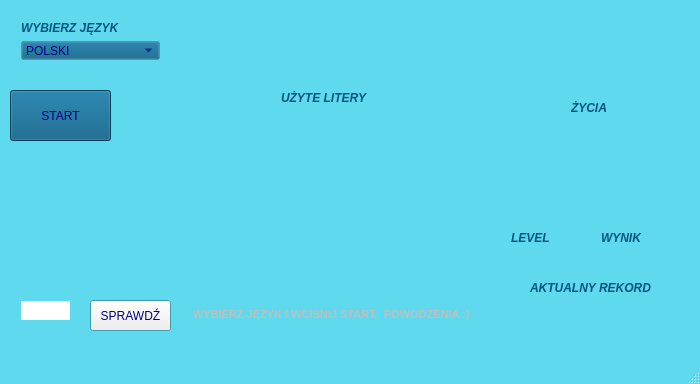
<?xml version="1.0" encoding="UTF-8"?>
<ui version="4.0">
 <class>MainWindow</class>
 <widget class="QMainWindow" name="MainWindow">
  <property name="enabled">
   <bool>true</bool>
  </property>
  <property name="geometry">
   <rect>
    <x>0</x>
    <y>0</y>
    <width>700</width>
    <height>384</height>
   </rect>
  </property>
  <property name="palette">
   <palette>
    <active>
     <colorrole role="Base">
      <brush brushstyle="SolidPattern">
       <color alpha="255">
        <red>255</red>
        <green>255</green>
        <blue>255</blue>
       </color>
      </brush>
     </colorrole>
     <colorrole role="Window">
      <brush brushstyle="SolidPattern">
       <color alpha="255">
        <red>95</red>
        <green>217</green>
        <blue>238</blue>
       </color>
      </brush>
     </colorrole>
     <colorrole role="Highlight">
      <brush brushstyle="SolidPattern">
       <color alpha="255">
        <red>66</red>
        <green>205</green>
        <blue>255</blue>
       </color>
      </brush>
     </colorrole>
    </active>
    <inactive>
     <colorrole role="Base">
      <brush brushstyle="SolidPattern">
       <color alpha="255">
        <red>255</red>
        <green>255</green>
        <blue>255</blue>
       </color>
      </brush>
     </colorrole>
     <colorrole role="Window">
      <brush brushstyle="SolidPattern">
       <color alpha="255">
        <red>95</red>
        <green>217</green>
        <blue>238</blue>
       </color>
      </brush>
     </colorrole>
     <colorrole role="Highlight">
      <brush brushstyle="SolidPattern">
       <color alpha="255">
        <red>66</red>
        <green>205</green>
        <blue>255</blue>
       </color>
      </brush>
     </colorrole>
    </inactive>
    <disabled>
     <colorrole role="Base">
      <brush brushstyle="SolidPattern">
       <color alpha="255">
        <red>95</red>
        <green>217</green>
        <blue>238</blue>
       </color>
      </brush>
     </colorrole>
     <colorrole role="Window">
      <brush brushstyle="SolidPattern">
       <color alpha="255">
        <red>95</red>
        <green>217</green>
        <blue>238</blue>
       </color>
      </brush>
     </colorrole>
     <colorrole role="Highlight">
      <brush brushstyle="SolidPattern">
       <color alpha="255">
        <red>51</red>
        <green>153</green>
        <blue>255</blue>
       </color>
      </brush>
     </colorrole>
    </disabled>
   </palette>
  </property>
  <property name="windowTitle">
   <string>Wisielec</string>
  </property>
  <property name="windowIcon">
   <iconset>
    <normaloff>:/image/icon.jpg</normaloff>:/image/icon.jpg</iconset>
  </property>
  <property name="iconSize">
   <size>
    <width>40</width>
    <height>40</height>
   </size>
  </property>
  <widget class="QWidget" name="centralWidget">
   <widget class="QPushButton" name="start">
    <property name="enabled">
     <bool>true</bool>
    </property>
    <property name="geometry">
     <rect>
      <x>10</x>
      <y>90</y>
      <width>101</width>
      <height>51</height>
     </rect>
    </property>
    <property name="palette">
     <palette>
      <active>
       <colorrole role="WindowText">
        <brush brushstyle="SolidPattern">
         <color alpha="255">
          <red>0</red>
          <green>85</green>
          <blue>127</blue>
         </color>
        </brush>
       </colorrole>
       <colorrole role="Button">
        <brush brushstyle="SolidPattern">
         <color alpha="255">
          <red>0</red>
          <green>85</green>
          <blue>127</blue>
         </color>
        </brush>
       </colorrole>
       <colorrole role="Text">
        <brush brushstyle="SolidPattern">
         <color alpha="255">
          <red>0</red>
          <green>85</green>
          <blue>127</blue>
         </color>
        </brush>
       </colorrole>
       <colorrole role="ButtonText">
        <brush brushstyle="SolidPattern">
         <color alpha="255">
          <red>0</red>
          <green>0</green>
          <blue>127</blue>
         </color>
        </brush>
       </colorrole>
       <colorrole role="Base">
        <brush brushstyle="SolidPattern">
         <color alpha="255">
          <red>255</red>
          <green>255</green>
          <blue>255</blue>
         </color>
        </brush>
       </colorrole>
       <colorrole role="Window">
        <brush brushstyle="SolidPattern">
         <color alpha="255">
          <red>0</red>
          <green>85</green>
          <blue>127</blue>
         </color>
        </brush>
       </colorrole>
      </active>
      <inactive>
       <colorrole role="WindowText">
        <brush brushstyle="SolidPattern">
         <color alpha="255">
          <red>0</red>
          <green>85</green>
          <blue>127</blue>
         </color>
        </brush>
       </colorrole>
       <colorrole role="Button">
        <brush brushstyle="SolidPattern">
         <color alpha="255">
          <red>0</red>
          <green>85</green>
          <blue>127</blue>
         </color>
        </brush>
       </colorrole>
       <colorrole role="Text">
        <brush brushstyle="SolidPattern">
         <color alpha="255">
          <red>0</red>
          <green>85</green>
          <blue>127</blue>
         </color>
        </brush>
       </colorrole>
       <colorrole role="ButtonText">
        <brush brushstyle="SolidPattern">
         <color alpha="255">
          <red>0</red>
          <green>0</green>
          <blue>127</blue>
         </color>
        </brush>
       </colorrole>
       <colorrole role="Base">
        <brush brushstyle="SolidPattern">
         <color alpha="255">
          <red>255</red>
          <green>255</green>
          <blue>255</blue>
         </color>
        </brush>
       </colorrole>
       <colorrole role="Window">
        <brush brushstyle="SolidPattern">
         <color alpha="255">
          <red>0</red>
          <green>85</green>
          <blue>127</blue>
         </color>
        </brush>
       </colorrole>
      </inactive>
      <disabled>
       <colorrole role="WindowText">
        <brush brushstyle="SolidPattern">
         <color alpha="255">
          <red>120</red>
          <green>120</green>
          <blue>120</blue>
         </color>
        </brush>
       </colorrole>
       <colorrole role="Button">
        <brush brushstyle="SolidPattern">
         <color alpha="255">
          <red>0</red>
          <green>85</green>
          <blue>127</blue>
         </color>
        </brush>
       </colorrole>
       <colorrole role="Text">
        <brush brushstyle="SolidPattern">
         <color alpha="255">
          <red>120</red>
          <green>120</green>
          <blue>120</blue>
         </color>
        </brush>
       </colorrole>
       <colorrole role="ButtonText">
        <brush brushstyle="SolidPattern">
         <color alpha="255">
          <red>120</red>
          <green>120</green>
          <blue>120</blue>
         </color>
        </brush>
       </colorrole>
       <colorrole role="Base">
        <brush brushstyle="SolidPattern">
         <color alpha="255">
          <red>0</red>
          <green>85</green>
          <blue>127</blue>
         </color>
        </brush>
       </colorrole>
       <colorrole role="Window">
        <brush brushstyle="SolidPattern">
         <color alpha="255">
          <red>0</red>
          <green>85</green>
          <blue>127</blue>
         </color>
        </brush>
       </colorrole>
      </disabled>
     </palette>
    </property>
    <property name="text">
     <string>START</string>
    </property>
   </widget>
   <widget class="QWidget" name="verticalLayoutWidget">
    <property name="geometry">
     <rect>
      <x>10</x>
      <y>10</y>
      <width>161</width>
      <height>61</height>
     </rect>
    </property>
    <layout class="QVBoxLayout" name="verticalLayout">
     <item>
      <widget class="QLabel" name="label">
       <property name="text">
        <string>&lt;html&gt;&lt;head/&gt;&lt;body&gt;&lt;p&gt;&lt;span style=&quot; font-weight:600; font-style:italic; color:#00557f;&quot;&gt;WYBIERZ JĘZYK&lt;/span&gt;&lt;/p&gt;&lt;/body&gt;&lt;/html&gt;</string>
       </property>
      </widget>
     </item>
     <item>
      <widget class="QComboBox" name="lang">
       <property name="palette">
        <palette>
         <active>
          <colorrole role="WindowText">
           <brush brushstyle="SolidPattern">
            <color alpha="255">
             <red>0</red>
             <green>85</green>
             <blue>127</blue>
            </color>
           </brush>
          </colorrole>
          <colorrole role="Button">
           <brush brushstyle="SolidPattern">
            <color alpha="255">
             <red>0</red>
             <green>85</green>
             <blue>127</blue>
            </color>
           </brush>
          </colorrole>
          <colorrole role="Midlight">
           <brush brushstyle="SolidPattern">
            <color alpha="255">
             <red>85</red>
             <green>170</green>
             <blue>255</blue>
            </color>
           </brush>
          </colorrole>
          <colorrole role="Text">
           <brush brushstyle="SolidPattern">
            <color alpha="255">
             <red>0</red>
             <green>0</green>
             <blue>127</blue>
            </color>
           </brush>
          </colorrole>
          <colorrole role="ButtonText">
           <brush brushstyle="SolidPattern">
            <color alpha="255">
             <red>0</red>
             <green>0</green>
             <blue>127</blue>
            </color>
           </brush>
          </colorrole>
         </active>
         <inactive>
          <colorrole role="WindowText">
           <brush brushstyle="SolidPattern">
            <color alpha="255">
             <red>0</red>
             <green>85</green>
             <blue>127</blue>
            </color>
           </brush>
          </colorrole>
          <colorrole role="Button">
           <brush brushstyle="SolidPattern">
            <color alpha="255">
             <red>0</red>
             <green>85</green>
             <blue>127</blue>
            </color>
           </brush>
          </colorrole>
          <colorrole role="Midlight">
           <brush brushstyle="SolidPattern">
            <color alpha="255">
             <red>85</red>
             <green>170</green>
             <blue>255</blue>
            </color>
           </brush>
          </colorrole>
          <colorrole role="Text">
           <brush brushstyle="SolidPattern">
            <color alpha="255">
             <red>0</red>
             <green>0</green>
             <blue>127</blue>
            </color>
           </brush>
          </colorrole>
          <colorrole role="ButtonText">
           <brush brushstyle="SolidPattern">
            <color alpha="255">
             <red>0</red>
             <green>0</green>
             <blue>127</blue>
            </color>
           </brush>
          </colorrole>
         </inactive>
         <disabled>
          <colorrole role="WindowText">
           <brush brushstyle="SolidPattern">
            <color alpha="255">
             <red>120</red>
             <green>120</green>
             <blue>120</blue>
            </color>
           </brush>
          </colorrole>
          <colorrole role="Button">
           <brush brushstyle="SolidPattern">
            <color alpha="255">
             <red>0</red>
             <green>85</green>
             <blue>127</blue>
            </color>
           </brush>
          </colorrole>
          <colorrole role="Midlight">
           <brush brushstyle="SolidPattern">
            <color alpha="255">
             <red>85</red>
             <green>170</green>
             <blue>255</blue>
            </color>
           </brush>
          </colorrole>
          <colorrole role="Text">
           <brush brushstyle="SolidPattern">
            <color alpha="255">
             <red>120</red>
             <green>120</green>
             <blue>120</blue>
            </color>
           </brush>
          </colorrole>
          <colorrole role="ButtonText">
           <brush brushstyle="SolidPattern">
            <color alpha="255">
             <red>120</red>
             <green>120</green>
             <blue>120</blue>
            </color>
           </brush>
          </colorrole>
         </disabled>
        </palette>
       </property>
       <item>
        <property name="text">
         <string>POLSKI</string>
        </property>
       </item>
       <item>
        <property name="text">
         <string>ANGIELSKI</string>
        </property>
       </item>
      </widget>
     </item>
    </layout>
   </widget>
   <widget class="QWidget" name="verticalLayoutWidget_2">
    <property name="geometry">
     <rect>
      <x>500</x>
      <y>220</y>
      <width>91</width>
      <height>51</height>
     </rect>
    </property>
    <layout class="QVBoxLayout" name="verticalLayout_2">
     <item>
      <widget class="QLabel" name="label_2">
       <property name="text">
        <string>&lt;html&gt;&lt;head/&gt;&lt;body&gt;&lt;p&gt;&lt;span style=&quot; font-weight:600; font-style:italic; color:#00557f;&quot;&gt;LEVEL&lt;/span&gt;&lt;/p&gt;&lt;/body&gt;&lt;/html&gt;</string>
       </property>
      </widget>
     </item>
     <item>
      <widget class="QLineEdit" name="level">
       <property name="enabled">
        <bool>false</bool>
       </property>
       <property name="frame">
        <bool>false</bool>
       </property>
      </widget>
     </item>
    </layout>
   </widget>
   <widget class="QWidget" name="horizontalLayoutWidget">
    <property name="geometry">
     <rect>
      <x>10</x>
      <y>150</y>
      <width>673</width>
      <height>73</height>
     </rect>
    </property>
    <layout class="QHBoxLayout" name="horizontalLayout">
     <item>
      <widget class="QLineEdit" name="alpha1">
       <property name="enabled">
        <bool>false</bool>
       </property>
       <property name="font">
        <font>
         <weight>75</weight>
         <bold>true</bold>
        </font>
       </property>
       <property name="frame">
        <bool>false</bool>
       </property>
       <property name="alignment">
        <set>Qt::AlignCenter</set>
       </property>
      </widget>
     </item>
     <item>
      <widget class="QLineEdit" name="alpha2">
       <property name="enabled">
        <bool>false</bool>
       </property>
       <property name="palette">
        <palette>
         <active>
          <colorrole role="WindowText">
           <brush brushstyle="SolidPattern">
            <color alpha="255">
             <red>0</red>
             <green>0</green>
             <blue>127</blue>
            </color>
           </brush>
          </colorrole>
         </active>
         <inactive>
          <colorrole role="WindowText">
           <brush brushstyle="SolidPattern">
            <color alpha="255">
             <red>0</red>
             <green>0</green>
             <blue>127</blue>
            </color>
           </brush>
          </colorrole>
         </inactive>
         <disabled>
          <colorrole role="WindowText">
           <brush brushstyle="SolidPattern">
            <color alpha="255">
             <red>120</red>
             <green>120</green>
             <blue>120</blue>
            </color>
           </brush>
          </colorrole>
         </disabled>
        </palette>
       </property>
       <property name="font">
        <font>
         <weight>75</weight>
         <bold>true</bold>
        </font>
       </property>
       <property name="layoutDirection">
        <enum>Qt::LeftToRight</enum>
       </property>
       <property name="frame">
        <bool>false</bool>
       </property>
       <property name="alignment">
        <set>Qt::AlignCenter</set>
       </property>
      </widget>
     </item>
     <item>
      <widget class="QLineEdit" name="alpha3">
       <property name="enabled">
        <bool>false</bool>
       </property>
       <property name="font">
        <font>
         <weight>75</weight>
         <bold>true</bold>
        </font>
       </property>
       <property name="frame">
        <bool>false</bool>
       </property>
       <property name="alignment">
        <set>Qt::AlignCenter</set>
       </property>
      </widget>
     </item>
     <item>
      <widget class="QLineEdit" name="alpha4">
       <property name="enabled">
        <bool>false</bool>
       </property>
       <property name="font">
        <font>
         <weight>75</weight>
         <bold>true</bold>
        </font>
       </property>
       <property name="frame">
        <bool>false</bool>
       </property>
       <property name="alignment">
        <set>Qt::AlignCenter</set>
       </property>
      </widget>
     </item>
     <item>
      <widget class="QLineEdit" name="alpha5">
       <property name="enabled">
        <bool>false</bool>
       </property>
       <property name="font">
        <font>
         <weight>75</weight>
         <bold>true</bold>
        </font>
       </property>
       <property name="frame">
        <bool>false</bool>
       </property>
       <property name="alignment">
        <set>Qt::AlignCenter</set>
       </property>
      </widget>
     </item>
     <item>
      <widget class="QLineEdit" name="alpha6">
       <property name="enabled">
        <bool>false</bool>
       </property>
       <property name="font">
        <font>
         <weight>75</weight>
         <bold>true</bold>
        </font>
       </property>
       <property name="mouseTracking">
        <bool>true</bool>
       </property>
       <property name="frame">
        <bool>false</bool>
       </property>
       <property name="alignment">
        <set>Qt::AlignCenter</set>
       </property>
      </widget>
     </item>
     <item>
      <widget class="QLineEdit" name="alpha7">
       <property name="enabled">
        <bool>false</bool>
       </property>
       <property name="font">
        <font>
         <weight>75</weight>
         <bold>true</bold>
        </font>
       </property>
       <property name="frame">
        <bool>false</bool>
       </property>
       <property name="alignment">
        <set>Qt::AlignCenter</set>
       </property>
      </widget>
     </item>
     <item>
      <widget class="QLineEdit" name="alpha8">
       <property name="enabled">
        <bool>false</bool>
       </property>
       <property name="palette">
        <palette>
         <active>
          <colorrole role="Midlight">
           <brush brushstyle="SolidPattern">
            <color alpha="255">
             <red>30</red>
             <green>181</green>
             <blue>227</blue>
            </color>
           </brush>
          </colorrole>
         </active>
         <inactive>
          <colorrole role="Midlight">
           <brush brushstyle="SolidPattern">
            <color alpha="255">
             <red>30</red>
             <green>181</green>
             <blue>227</blue>
            </color>
           </brush>
          </colorrole>
         </inactive>
         <disabled>
          <colorrole role="Midlight">
           <brush brushstyle="SolidPattern">
            <color alpha="255">
             <red>30</red>
             <green>181</green>
             <blue>227</blue>
            </color>
           </brush>
          </colorrole>
         </disabled>
        </palette>
       </property>
       <property name="font">
        <font>
         <weight>75</weight>
         <bold>true</bold>
        </font>
       </property>
       <property name="frame">
        <bool>false</bool>
       </property>
       <property name="alignment">
        <set>Qt::AlignCenter</set>
       </property>
      </widget>
     </item>
     <item>
      <widget class="QLineEdit" name="alpha9">
       <property name="enabled">
        <bool>false</bool>
       </property>
       <property name="font">
        <font>
         <weight>75</weight>
         <bold>true</bold>
        </font>
       </property>
       <property name="frame">
        <bool>false</bool>
       </property>
       <property name="alignment">
        <set>Qt::AlignCenter</set>
       </property>
      </widget>
     </item>
     <item>
      <widget class="QLineEdit" name="alpha10">
       <property name="enabled">
        <bool>false</bool>
       </property>
       <property name="font">
        <font>
         <weight>75</weight>
         <bold>true</bold>
        </font>
       </property>
       <property name="frame">
        <bool>false</bool>
       </property>
       <property name="alignment">
        <set>Qt::AlignCenter</set>
       </property>
      </widget>
     </item>
    </layout>
   </widget>
   <widget class="QWidget" name="verticalLayoutWidget_3">
    <property name="geometry">
     <rect>
      <x>590</x>
      <y>220</y>
      <width>91</width>
      <height>51</height>
     </rect>
    </property>
    <layout class="QVBoxLayout" name="verticalLayout_4">
     <item>
      <widget class="QLabel" name="label_3">
       <property name="text">
        <string>&lt;html&gt;&lt;head/&gt;&lt;body&gt;&lt;p&gt;&lt;span style=&quot; font-weight:600; font-style:italic; color:#00557f;&quot;&gt;WYNIK&lt;/span&gt;&lt;/p&gt;&lt;/body&gt;&lt;/html&gt;</string>
       </property>
      </widget>
     </item>
     <item>
      <widget class="QLineEdit" name="score">
       <property name="enabled">
        <bool>false</bool>
       </property>
       <property name="frame">
        <bool>false</bool>
       </property>
      </widget>
     </item>
    </layout>
   </widget>
   <widget class="QWidget" name="horizontalLayoutWidget_2">
    <property name="geometry">
     <rect>
      <x>10</x>
      <y>270</y>
      <width>82</width>
      <height>21</height>
     </rect>
    </property>
    <layout class="QHBoxLayout" name="horizontalLayout_2">
     <item>
      <widget class="QLabel" name="label_4">
       <property name="text">
        <string>&lt;html&gt;&lt;head/&gt;&lt;body&gt;&lt;p&gt;&lt;span style=&quot; font-size:7pt; font-weight:600; font-style:italic; color:#00557f;&quot;&gt;WPISZ LITERĘ&lt;/span&gt;&lt;/p&gt;&lt;/body&gt;&lt;/html&gt;</string>
       </property>
      </widget>
     </item>
    </layout>
   </widget>
   <widget class="QWidget" name="horizontalLayoutWidget_3">
    <property name="geometry">
     <rect>
      <x>10</x>
      <y>290</y>
      <width>71</width>
      <height>41</height>
     </rect>
    </property>
    <layout class="QHBoxLayout" name="horizontalLayout_3">
     <item>
      <widget class="QLineEdit" name="add">
       <property name="focusPolicy">
        <enum>Qt::StrongFocus</enum>
       </property>
       <property name="text">
        <string/>
       </property>
       <property name="maxLength">
        <number>1</number>
       </property>
       <property name="frame">
        <bool>false</bool>
       </property>
      </widget>
     </item>
    </layout>
   </widget>
   <widget class="QPushButton" name="check">
    <property name="geometry">
     <rect>
      <x>90</x>
      <y>300</y>
      <width>81</width>
      <height>31</height>
     </rect>
    </property>
    <property name="palette">
     <palette>
      <active>
       <colorrole role="WindowText">
        <brush brushstyle="SolidPattern">
         <color alpha="255">
          <red>0</red>
          <green>0</green>
          <blue>127</blue>
         </color>
        </brush>
       </colorrole>
       <colorrole role="Text">
        <brush brushstyle="SolidPattern">
         <color alpha="255">
          <red>0</red>
          <green>0</green>
          <blue>127</blue>
         </color>
        </brush>
       </colorrole>
       <colorrole role="ButtonText">
        <brush brushstyle="SolidPattern">
         <color alpha="255">
          <red>0</red>
          <green>0</green>
          <blue>127</blue>
         </color>
        </brush>
       </colorrole>
      </active>
      <inactive>
       <colorrole role="WindowText">
        <brush brushstyle="SolidPattern">
         <color alpha="255">
          <red>0</red>
          <green>0</green>
          <blue>127</blue>
         </color>
        </brush>
       </colorrole>
       <colorrole role="Text">
        <brush brushstyle="SolidPattern">
         <color alpha="255">
          <red>0</red>
          <green>0</green>
          <blue>127</blue>
         </color>
        </brush>
       </colorrole>
       <colorrole role="ButtonText">
        <brush brushstyle="SolidPattern">
         <color alpha="255">
          <red>0</red>
          <green>0</green>
          <blue>127</blue>
         </color>
        </brush>
       </colorrole>
      </inactive>
      <disabled>
       <colorrole role="WindowText">
        <brush brushstyle="SolidPattern">
         <color alpha="255">
          <red>120</red>
          <green>120</green>
          <blue>120</blue>
         </color>
        </brush>
       </colorrole>
       <colorrole role="Text">
        <brush brushstyle="SolidPattern">
         <color alpha="255">
          <red>120</red>
          <green>120</green>
          <blue>120</blue>
         </color>
        </brush>
       </colorrole>
       <colorrole role="ButtonText">
        <brush brushstyle="SolidPattern">
         <color alpha="255">
          <red>120</red>
          <green>120</green>
          <blue>120</blue>
         </color>
        </brush>
       </colorrole>
      </disabled>
     </palette>
    </property>
    <property name="text">
     <string>SPRAWDŹ</string>
    </property>
   </widget>
   <widget class="QWidget" name="verticalLayoutWidget_4">
    <property name="geometry">
     <rect>
      <x>560</x>
      <y>90</y>
      <width>111</width>
      <height>61</height>
     </rect>
    </property>
    <layout class="QVBoxLayout" name="verticalLayout_5">
     <item>
      <widget class="QLabel" name="label_5">
       <property name="text">
        <string>&lt;html&gt;&lt;head/&gt;&lt;body&gt;&lt;p&gt;&lt;span style=&quot; font-weight:600; font-style:italic; color:#00557f;&quot;&gt;ŻYCIA&lt;/span&gt;&lt;/p&gt;&lt;/body&gt;&lt;/html&gt;</string>
       </property>
      </widget>
     </item>
     <item>
      <widget class="QLineEdit" name="life">
       <property name="enabled">
        <bool>false</bool>
       </property>
       <property name="frame">
        <bool>false</bool>
       </property>
      </widget>
     </item>
    </layout>
   </widget>
   <widget class="QWidget" name="horizontalLayoutWidget_4">
    <property name="geometry">
     <rect>
      <x>180</x>
      <y>289</y>
      <width>311</width>
      <height>51</height>
     </rect>
    </property>
    <layout class="QHBoxLayout" name="comunicates">
     <item>
      <widget class="QLineEdit" name="comunicate">
       <property name="enabled">
        <bool>false</bool>
       </property>
       <property name="font">
        <font>
         <pointsize>8</pointsize>
         <weight>75</weight>
         <bold>true</bold>
        </font>
       </property>
       <property name="text">
        <string>WYBIERZ JĘZYK I WCISNIJ START.  POWODZENIA :)</string>
       </property>
       <property name="frame">
        <bool>false</bool>
       </property>
      </widget>
     </item>
    </layout>
   </widget>
   <widget class="QWidget" name="verticalLayoutWidget_5">
    <property name="geometry">
     <rect>
      <x>500</x>
      <y>270</y>
      <width>181</width>
      <height>51</height>
     </rect>
    </property>
    <layout class="QVBoxLayout" name="verticalLayout_3">
     <item>
      <widget class="QLabel" name="label_6">
       <property name="enabled">
        <bool>false</bool>
       </property>
       <property name="text">
        <string>&lt;html&gt;&lt;head/&gt;&lt;body&gt;&lt;p align=&quot;center&quot;&gt;&lt;span style=&quot; font-weight:600; font-style:italic; color:#00557f;&quot;&gt;AKTUALNY REKORD&lt;/span&gt;&lt;/p&gt;&lt;/body&gt;&lt;/html&gt;</string>
       </property>
      </widget>
     </item>
     <item>
      <widget class="QLineEdit" name="record">
       <property name="enabled">
        <bool>false</bool>
       </property>
       <property name="frame">
        <bool>false</bool>
       </property>
      </widget>
     </item>
    </layout>
   </widget>
   <widget class="QWidget" name="verticalLayoutWidget_6">
    <property name="geometry">
     <rect>
      <x>270</x>
      <y>80</y>
      <width>160</width>
      <height>54</height>
     </rect>
    </property>
    <layout class="QVBoxLayout" name="verticalLayout_6">
     <item>
      <widget class="QLabel" name="label_7">
       <property name="text">
        <string>&lt;html&gt;&lt;head/&gt;&lt;body&gt;&lt;p&gt;&lt;span style=&quot; font-weight:600; font-style:italic; color:#00557f;&quot;&gt;UŻYTE LITERY&lt;/span&gt;&lt;/p&gt;&lt;/body&gt;&lt;/html&gt;</string>
       </property>
      </widget>
     </item>
     <item>
      <widget class="QLineEdit" name="lastletters">
       <property name="enabled">
        <bool>false</bool>
       </property>
       <property name="sizePolicy">
        <sizepolicy hsizetype="Expanding" vsizetype="Fixed">
         <horstretch>2</horstretch>
         <verstretch>3</verstretch>
        </sizepolicy>
       </property>
       <property name="minimumSize">
        <size>
         <width>0</width>
         <height>33</height>
        </size>
       </property>
       <property name="baseSize">
        <size>
         <width>4</width>
         <height>39</height>
        </size>
       </property>
       <property name="palette">
        <palette>
         <active>
          <colorrole role="Midlight">
           <brush brushstyle="SolidPattern">
            <color alpha="255">
             <red>170</red>
             <green>255</green>
             <blue>255</blue>
            </color>
           </brush>
          </colorrole>
         </active>
         <inactive>
          <colorrole role="Midlight">
           <brush brushstyle="SolidPattern">
            <color alpha="255">
             <red>170</red>
             <green>255</green>
             <blue>255</blue>
            </color>
           </brush>
          </colorrole>
         </inactive>
         <disabled>
          <colorrole role="Midlight">
           <brush brushstyle="SolidPattern">
            <color alpha="255">
             <red>170</red>
             <green>255</green>
             <blue>255</blue>
            </color>
           </brush>
          </colorrole>
         </disabled>
        </palette>
       </property>
       <property name="font">
        <font>
         <pointsize>10</pointsize>
         <weight>75</weight>
         <bold>true</bold>
        </font>
       </property>
       <property name="frame">
        <bool>false</bool>
       </property>
      </widget>
     </item>
    </layout>
   </widget>
  </widget>
  <widget class="QMenuBar" name="menuBar">
   <property name="geometry">
    <rect>
     <x>0</x>
     <y>0</y>
     <width>700</width>
     <height>21</height>
    </rect>
   </property>
  </widget>
  <widget class="QStatusBar" name="statusBar"/>
 </widget>
 <layoutdefault spacing="6" margin="11"/>
 <resources/>
 <connections/>
</ui>
